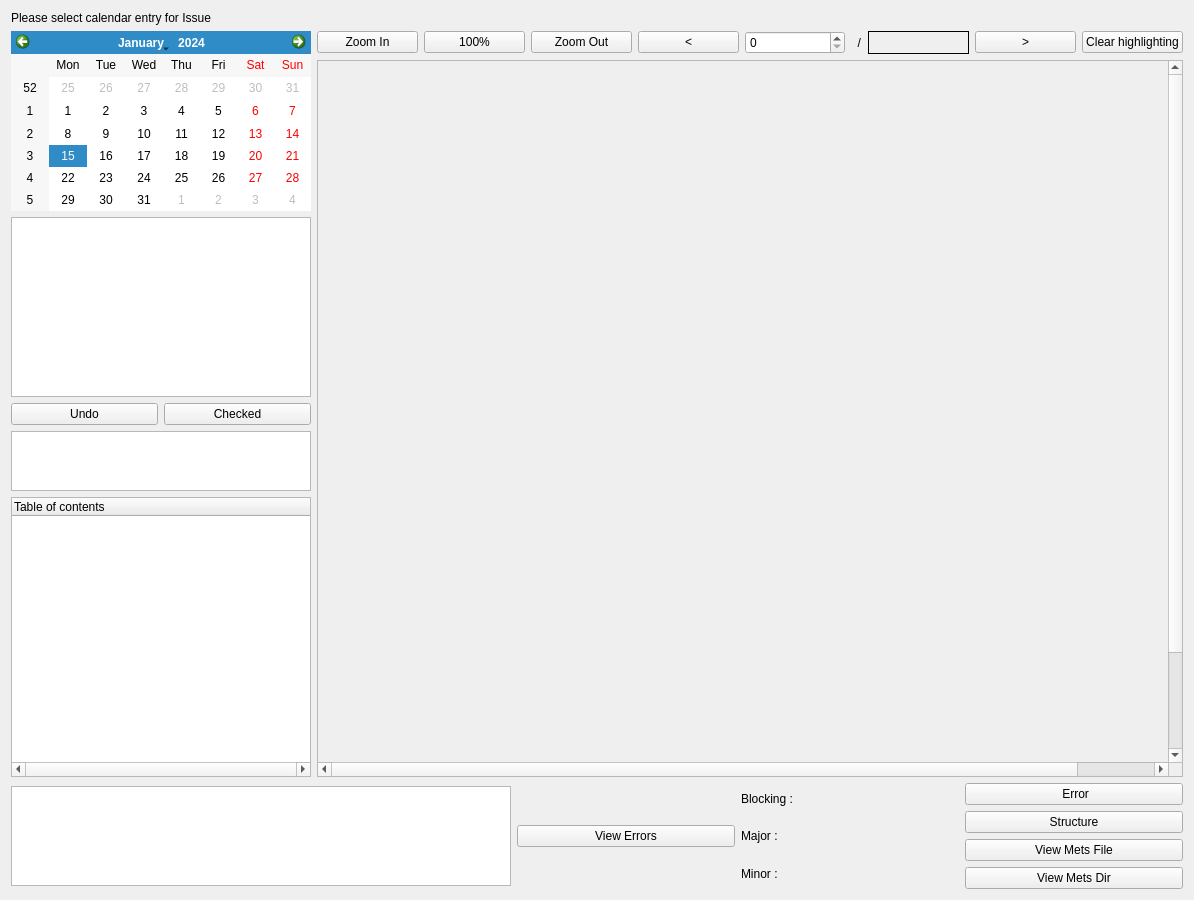
<?xml version="1.0" encoding="UTF-8"?>
<ui version="4.0">
 <class>w_structview</class>
 <widget class="QWidget" name="w_structview">
  <property name="geometry">
   <rect>
    <x>0</x>
    <y>0</y>
    <width>1194</width>
    <height>900</height>
   </rect>
  </property>
  <property name="windowTitle">
   <string>Form</string>
  </property>
  <layout class="QVBoxLayout" name="verticalLayout_2">
   <item>
    <widget class="QLabel" name="label">
     <property name="sizePolicy">
      <sizepolicy hsizetype="Preferred" vsizetype="Preferred">
       <horstretch>0</horstretch>
       <verstretch>0</verstretch>
      </sizepolicy>
     </property>
     <property name="text">
      <string>Please select calendar entry for Issue</string>
     </property>
    </widget>
   </item>
   <item>
    <layout class="QHBoxLayout" name="horizontalLayout">
     <property name="sizeConstraint">
      <enum>QLayout::SetMinimumSize</enum>
     </property>
     <item>
      <layout class="QVBoxLayout" name="verticalLayout_3">
       <property name="sizeConstraint">
        <enum>QLayout::SetMaximumSize</enum>
       </property>
       <item>
        <layout class="QHBoxLayout" name="horizontalLayout_6"/>
       </item>
       <item>
        <widget class="QCalendarWidget" name="calendarWidget">
         <property name="sizePolicy">
          <sizepolicy hsizetype="Preferred" vsizetype="Fixed">
           <horstretch>0</horstretch>
           <verstretch>0</verstretch>
          </sizepolicy>
         </property>
         <property name="minimumSize">
          <size>
           <width>0</width>
           <height>180</height>
          </size>
         </property>
         <property name="maximumSize">
          <size>
           <width>300</width>
           <height>180</height>
          </size>
         </property>
        </widget>
       </item>
       <item>
        <widget class="QListWidget" name="listSampling">
         <property name="sizePolicy">
          <sizepolicy hsizetype="Minimum" vsizetype="Fixed">
           <horstretch>0</horstretch>
           <verstretch>0</verstretch>
          </sizepolicy>
         </property>
         <property name="minimumSize">
          <size>
           <width>0</width>
           <height>180</height>
          </size>
         </property>
         <property name="maximumSize">
          <size>
           <width>300</width>
           <height>180</height>
          </size>
         </property>
        </widget>
       </item>
       <item>
        <layout class="QHBoxLayout" name="horizontalLayout_5">
         <item>
          <widget class="QPushButton" name="btnUndo">
           <property name="maximumSize">
            <size>
             <width>150</width>
             <height>16777215</height>
            </size>
           </property>
           <property name="text">
            <string>Undo</string>
           </property>
          </widget>
         </item>
         <item>
          <widget class="QPushButton" name="btnChecked">
           <property name="maximumSize">
            <size>
             <width>150</width>
             <height>16777215</height>
            </size>
           </property>
           <property name="text">
            <string>Checked</string>
           </property>
          </widget>
         </item>
        </layout>
       </item>
       <item>
        <widget class="QListWidget" name="listMets">
         <property name="sizePolicy">
          <sizepolicy hsizetype="Expanding" vsizetype="Fixed">
           <horstretch>0</horstretch>
           <verstretch>0</verstretch>
          </sizepolicy>
         </property>
         <property name="minimumSize">
          <size>
           <width>0</width>
           <height>60</height>
          </size>
         </property>
         <property name="maximumSize">
          <size>
           <width>300</width>
           <height>60</height>
          </size>
         </property>
        </widget>
       </item>
       <item>
        <widget class="QTreeWidget" name="treeWidget">
         <property name="sizePolicy">
          <sizepolicy hsizetype="Expanding" vsizetype="Expanding">
           <horstretch>0</horstretch>
           <verstretch>0</verstretch>
          </sizepolicy>
         </property>
         <property name="maximumSize">
          <size>
           <width>300</width>
           <height>16777215</height>
          </size>
         </property>
         <property name="verticalScrollBarPolicy">
          <enum>Qt::ScrollBarAsNeeded</enum>
         </property>
         <property name="horizontalScrollBarPolicy">
          <enum>Qt::ScrollBarAlwaysOn</enum>
         </property>
         <column>
          <property name="text">
           <string notr="true">Table of contents</string>
          </property>
         </column>
        </widget>
       </item>
      </layout>
     </item>
     <item>
      <layout class="QVBoxLayout" name="verticalLayout">
       <item>
        <layout class="QHBoxLayout" name="horizontalLayout_3">
         <item>
          <widget class="QPushButton" name="btnZoomIn">
           <property name="text">
            <string>Zoom In</string>
           </property>
          </widget>
         </item>
         <item>
          <widget class="QPushButton" name="zoomNormal">
           <property name="text">
            <string>100%</string>
           </property>
          </widget>
         </item>
         <item>
          <widget class="QPushButton" name="btnZoomOut">
           <property name="text">
            <string>Zoom Out</string>
           </property>
          </widget>
         </item>
         <item>
          <widget class="QPushButton" name="btnPrevious">
           <property name="minimumSize">
            <size>
             <width>0</width>
             <height>16</height>
            </size>
           </property>
           <property name="text">
            <string>&lt;</string>
           </property>
          </widget>
         </item>
         <item>
          <widget class="QSpinBox" name="lblPage"/>
         </item>
         <item>
          <widget class="QLabel" name="label_2">
           <property name="sizePolicy">
            <sizepolicy hsizetype="Fixed" vsizetype="Preferred">
             <horstretch>0</horstretch>
             <verstretch>0</verstretch>
            </sizepolicy>
           </property>
           <property name="minimumSize">
            <size>
             <width>0</width>
             <height>16</height>
            </size>
           </property>
           <property name="text">
            <string>  /</string>
           </property>
          </widget>
         </item>
         <item>
          <widget class="QLabel" name="lblPageEnd">
           <property name="minimumSize">
            <size>
             <width>0</width>
             <height>16</height>
            </size>
           </property>
           <property name="frameShape">
            <enum>QFrame::Box</enum>
           </property>
           <property name="text">
            <string/>
           </property>
          </widget>
         </item>
         <item>
          <widget class="QPushButton" name="btnNext">
           <property name="minimumSize">
            <size>
             <width>0</width>
             <height>16</height>
            </size>
           </property>
           <property name="text">
            <string>&gt;</string>
           </property>
          </widget>
         </item>
         <item>
          <widget class="QPushButton" name="btnClearPainter">
           <property name="text">
            <string>Clear highlighting</string>
           </property>
          </widget>
         </item>
        </layout>
       </item>
       <item>
        <layout class="QHBoxLayout" name="horizontalLayout_2"/>
       </item>
       <item>
        <widget class="QScrollArea" name="scrollArea">
         <property name="lineWidth">
          <number>0</number>
         </property>
         <property name="widgetResizable">
          <bool>false</bool>
         </property>
         <widget class="QWidget" name="scrollAreaWidgetContents">
          <property name="geometry">
           <rect>
            <x>0</x>
            <y>0</y>
            <width>937</width>
            <height>817</height>
           </rect>
          </property>
         </widget>
        </widget>
       </item>
      </layout>
     </item>
    </layout>
   </item>
   <item>
    <layout class="QHBoxLayout" name="horizontalLayout_4">
     <item>
      <widget class="QListWidget" name="listErrors">
       <property name="sizePolicy">
        <sizepolicy hsizetype="Fixed" vsizetype="Fixed">
         <horstretch>0</horstretch>
         <verstretch>0</verstretch>
        </sizepolicy>
       </property>
       <property name="minimumSize">
        <size>
         <width>500</width>
         <height>100</height>
        </size>
       </property>
       <property name="maximumSize">
        <size>
         <width>500</width>
         <height>100</height>
        </size>
       </property>
      </widget>
     </item>
     <item>
      <widget class="QPushButton" name="btnViewHtml">
       <property name="text">
        <string>View Errors</string>
       </property>
      </widget>
     </item>
     <item>
      <layout class="QVBoxLayout" name="verticalLayout_4">
       <item>
        <widget class="QLabel" name="label_5">
         <property name="text">
          <string>Blocking :</string>
         </property>
        </widget>
       </item>
       <item>
        <widget class="QLabel" name="label_4">
         <property name="text">
          <string>Major :</string>
         </property>
        </widget>
       </item>
       <item>
        <widget class="QLabel" name="label_3">
         <property name="text">
          <string>Minor :</string>
         </property>
        </widget>
       </item>
      </layout>
     </item>
     <item>
      <layout class="QVBoxLayout" name="verticalLayout_5">
       <item>
        <widget class="QPushButton" name="btnError">
         <property name="text">
          <string> Error</string>
         </property>
        </widget>
       </item>
       <item>
        <widget class="QPushButton" name="btnStructure">
         <property name="text">
          <string>Structure</string>
         </property>
        </widget>
       </item>
       <item>
        <widget class="QPushButton" name="btnViewMets">
         <property name="text">
          <string>View Mets File</string>
         </property>
        </widget>
       </item>
       <item>
        <widget class="QPushButton" name="btnViewDir">
         <property name="text">
          <string>View Mets Dir</string>
         </property>
        </widget>
       </item>
      </layout>
     </item>
    </layout>
   </item>
  </layout>
 </widget>
 <resources/>
 <connections/>
</ui>
